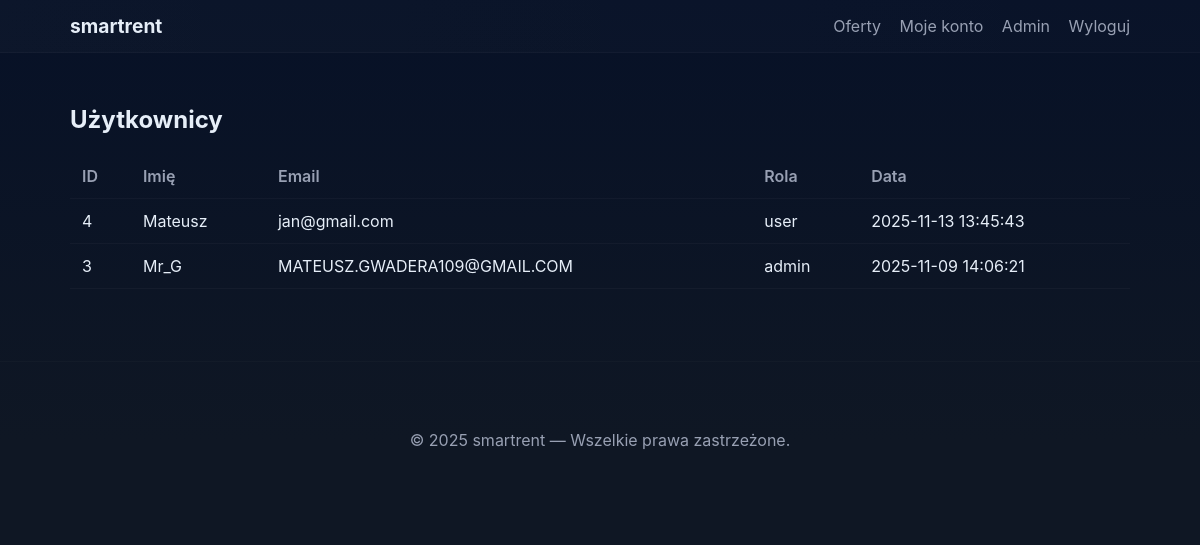
The app's page /manage_users.php (signed in) with its own data.
### tables this page shows
CREATE TABLE `users` (
  `id` int(11) NOT NULL,
  `name` varchar(150) NOT NULL,
  `email` varchar(200) NOT NULL,
  `password` varchar(255) NOT NULL,
  `role` enum('user','admin') NOT NULL DEFAULT 'user',
  `created_at` datetime DEFAULT current_timestamp()
);

### manage_users.php (the view, shortened to what this page needs)
<?php
require_once 'includes/db.php';
$stmt = $pdo->query("SELECT id,name,email,role,created_at FROM users ORDER BY id DESC");
$users = $stmt->fetchAll(PDO::FETCH_ASSOC);
?>
<!doctype html>
<html lang="pl">
<head>
  <link rel="stylesheet" href="assets/css/style.css">
</head>
<body>
<?php include 'includes/navbar.php'; ?>
<main class="container">
  <h2>Użytkownicy</h2>
  <table class="table">
    <thead><tr><th>ID</th><th>Imię</th><th>Email</th><th>Rola</th><th>Data</th></tr></thead>
    <tbody>
      <?php foreach ($users as $u): ?>
        <tr>
          <td><?=htmlspecialchars($u['id'])?></td>
          <td><?=htmlspecialchars($u['name'])?></td>
          <td><?=htmlspecialchars($u['email'])?></td>
          <td><?=htmlspecialchars($u['role'])?></td>
          <td><?=htmlspecialchars($u['created_at'])?></td>
        </tr>
      <?php endforeach; ?>
    </tbody>
  </table>
</main>
<?php include 'includes/footer.php'; ?>
</body>
</html>

### assets/css/style.css (style rules this page uses)
:root { --bg:#0f1724; --card:#0b1220; --muted:#98a0b3; --accent:#6ee7b7; --accent-2:#60a5fa; --text:#e6eef8; --glass: rgba(255,255,255,0.03); --radius:12px; --max-width:1100px; --gap:18px; font-family: Inter, ui-sans-serif, system-ui, -apple-system, "Segoe UI", Roboto, "Helvetica Neue", Arial; color-scheme: dark; }
* { box-sizing:border-box }
body { margin:0; background: linear-gradient(180deg, #071127 0%, #0f1724 55%); color:var(--text); -webkit-font-smoothing:antialiased; -moz-osx-font-smoothing:grayscale; min-height:100vh; }
.container { max-width:var(--max-width); margin:0 auto; padding:32px 20px; }
.table { width:100%;border-collapse:collapse;background:transparent }
.table th, .table td { padding:12px;border-bottom:1px solid rgba(255,255,255,0.03);text-align:left }
.table thead th { color:var(--muted);font-weight:600 }

### records on screen
users: id "4", name "Mateusz", email "jan@gmail.com", role "user", created_at "2025-11-13 13:45:43"
users: id "3", name "Mr_G", email "MATEUSZ.GWADERA109@GMAIL.COM", role "admin", created_at "2025-11-09 14:06:21"

### other values on screen
APP_NAME "smartrent"
